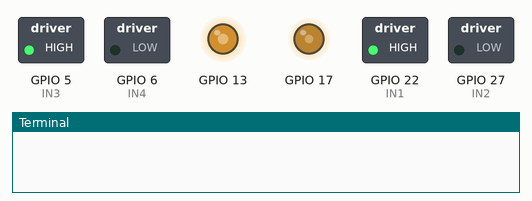
The program below on a simulated Raspberry Pi (BCM pin numbers). Shown: switched loads named in the program (green lamp = pin HIGH), output pins drawn as LEDs (lit = HIGH), the last lines printed to the terminal. The clock reads 2024-03-15 10:24:30 at power-on unless the program sets it. At 2.3 s the program stops and its outputs stay as they are.

Above: at 0.1 s.
At 2.4 s:
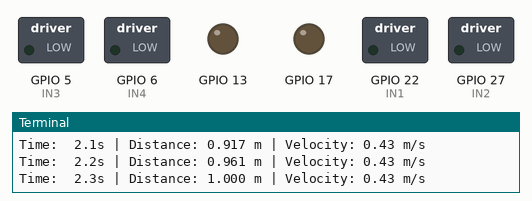
Timing chart, 0 to 3.8 s (numbered marks = the images above):
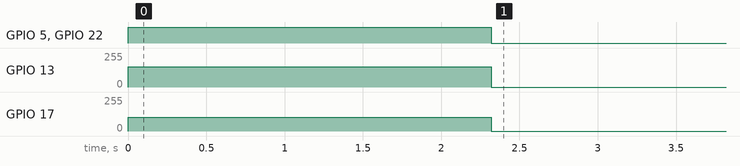

The program:

FrequencySpeedControl.py
```python
from gpiozero import OutputDevice, PWMOutputDevice as pwm
from time import sleep, time


# ------ Motor A GPIO setup ------


ENA = pwm(17)
IN1 = OutputDevice(22)
IN2 = OutputDevice(27)


# ------ Motor B GPIO setup ------


ENB = pwm(13)
IN3 = OutputDevice(5)
IN4 = OutputDevice(6)

def Stop():
    ENA.off()
    ENB.off()
    IN1.off()
    IN2.off()
    IN3.off()
    IN4.off()


# ------ Move Function ------


def Move(left, right):
    # Stop if both speeds are zero
    if left == 0 and right == 0:
        Stop()
        return

    # Left motor backward
    if left < 0:
        ENB.value = abs(left)
        IN1.off()
        IN2.on()
    else:
        ENB.value = left
        IN1.on()
        IN2.off()

    # Right motor backward
    if right < 0:
        ENA.value = abs(right)
        IN3.off()
        IN4.on()
    else:
        ENA.value = right
        IN3.on()
        IN4.off()

# ------ Frequency Control ------


def move_distance(distance, frequency):
# model constants (from regression)
    # Gradient
    x = 0.05921

    # Y-intercept
    y = 2.247

    #deviation offset
    delta = 0.098

    #overshoot factor
    alpha = 0

    #pwm fix on 50% duty cycle
    pwm_base = 0.5

    #Apply pwm frequency
    ENA.frequency = frequency
    ENB.frequency = frequency

    #velocity from frequency
    time_per_1m = x*(frequency/100) + y

    #m/s
    velocity = 1/time_per_1m

    #distance compensation
    distance_cmd = distance-alpha*time_per_1m
    total_time = distance_cmd * time_per_1m

    #PWM from velocity
    pwm_L = pwm_base +delta
    pwm_R = pwm_base -delta

    Move(pwm_L,pwm_R)

    start_time = time()
    last_print = start_time

    while True:
        now = time()
        elapsed = now - start_time

        #print every 0.1 second
        if now - last_print >=0.1:
            d_travelled = min(velocity *elapsed,distance_cmd)

            print(f"Time: {elapsed: .1f}s | Distance: {d_travelled:.3f} m | Velocity: {velocity:.2f} m/s")
            last_print = now
        if elapsed >= total_time:
            break
        sleep(0.01)


    Stop()

move_distance(1, 100)
```

Measured:
- by itself, GPIO 5 (IN3), GPIO 22 (IN1): HIGH → LOW at 2.3 s
- by itself, GPIO 13: 152/255 → 0/255 at 2.3 s
- by itself, GPIO 17: 103/255 → 0/255 at 2.3 s
